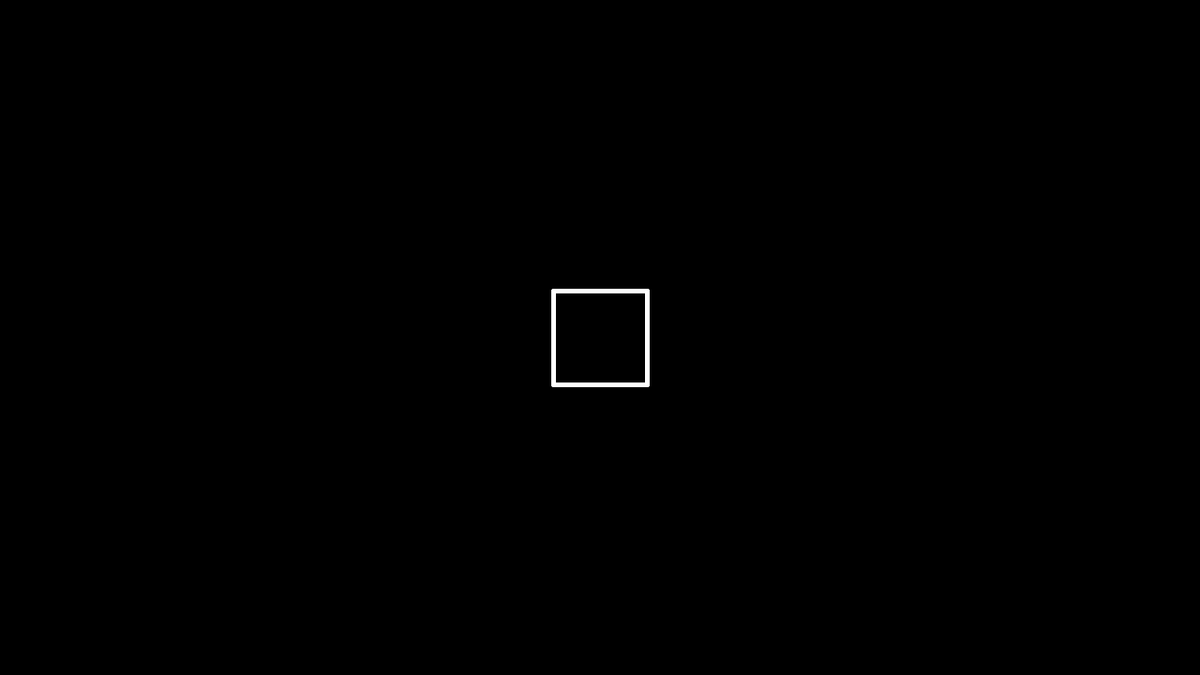
Frame 1 (no input)
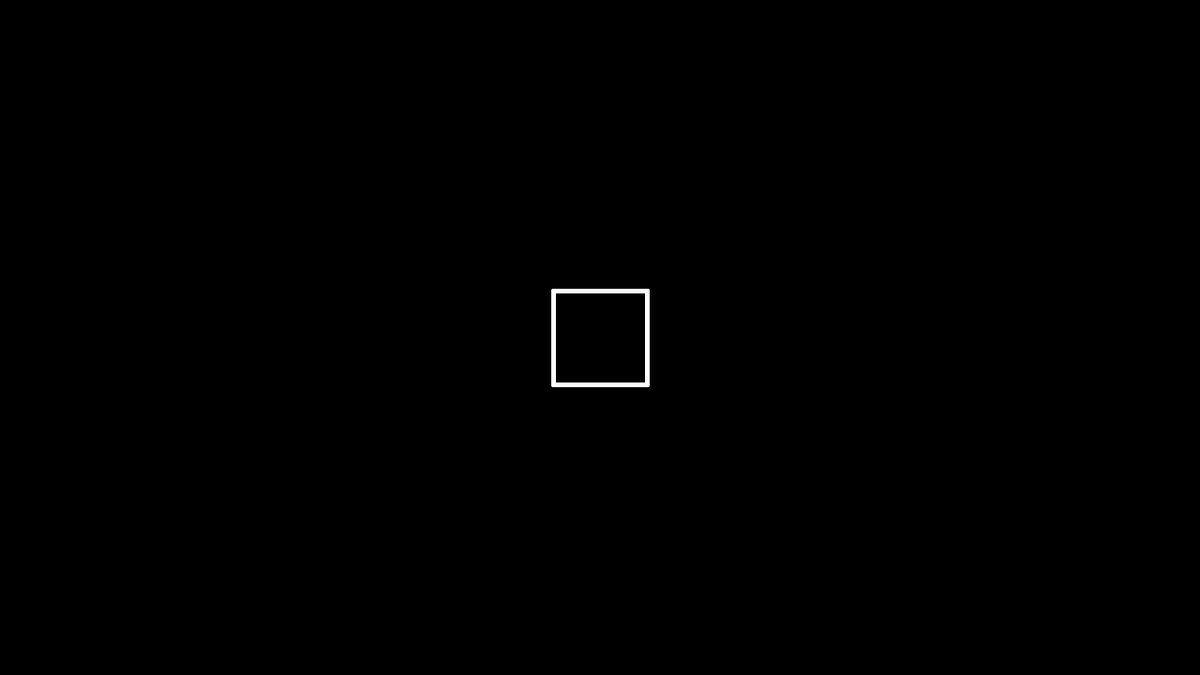
Frame 2 (the mouse pressed at the canvas centre, redrawn once)

The Processing sketch that drew these frames (run headless with seeded random() and noise(); the mouse was pressed at the canvas centre and the sketch redrawn once):

// Processing sketch: H9O4
// ── H9O4.pde
//640 xcenter 320 ycenter 4:3 aspect ratio
//Baseplate stuff
//init var area
int xScreenWidth = 1280; int yScreenWidth = 720;
int xCenter = xScreenWidth / 2; int yCenter = yScreenWidth / 2; int allignL = 0; int allignR = 1280; int allignT = 0; int allignB = 720;
int i = 0; int i2 = 0; float holder = 0;
int GMtick = 0;

void settings() {
  size(xScreenWidth,yScreenWidth);
}

//init setup
void setup() {
background(0,0,0);
stroke(255);
strokeWeight(5);
fill(255,255,255);
}

//Main loop area (no loop for 1 time processes)
void draw() {
 managerLoop();
 noLoop();
}

void managerLoop() {
 managerTick();
 }

 void managerTick() {
   GMtick++;
   runCode();
   //intInConsole(GMtick);
 }

//Code Area
 
void runCode() {
  rekt(xCenter, yCenter, 100, 100);
}

//Functions Area
void numInCon(float numText) {
  println(numText);
}
  
void StringInConsole(String stringText) {
  println(stringText);
}  

void powerMethod(float value) {
  holder = value * value;
}

float avg (float num1, float num2) {
  holder = (num1 + num2) / 2;
  return holder;
}

void rekt(float num1, float num2, float num3, float num4) {
 line(num1 - (num3 / 2), num2 + (num4 / 2), num1 + (num3 / 2), num2 + (num4 / 2));
 line(num1 - (num3 / 2), num2 + (num4 / 2), num1 - (num3 / 2), num2 - (num4 / 2));
 line(num1 - (num3 / 2), num2 - (num4 / 2), num1 + (num3 / 2), num2 - (num4 / 2));
 line(num1 + (num3 / 2), num2 - (num4 / 2), num1 + (num3 / 2), num2 + (num4 / 2));
}
